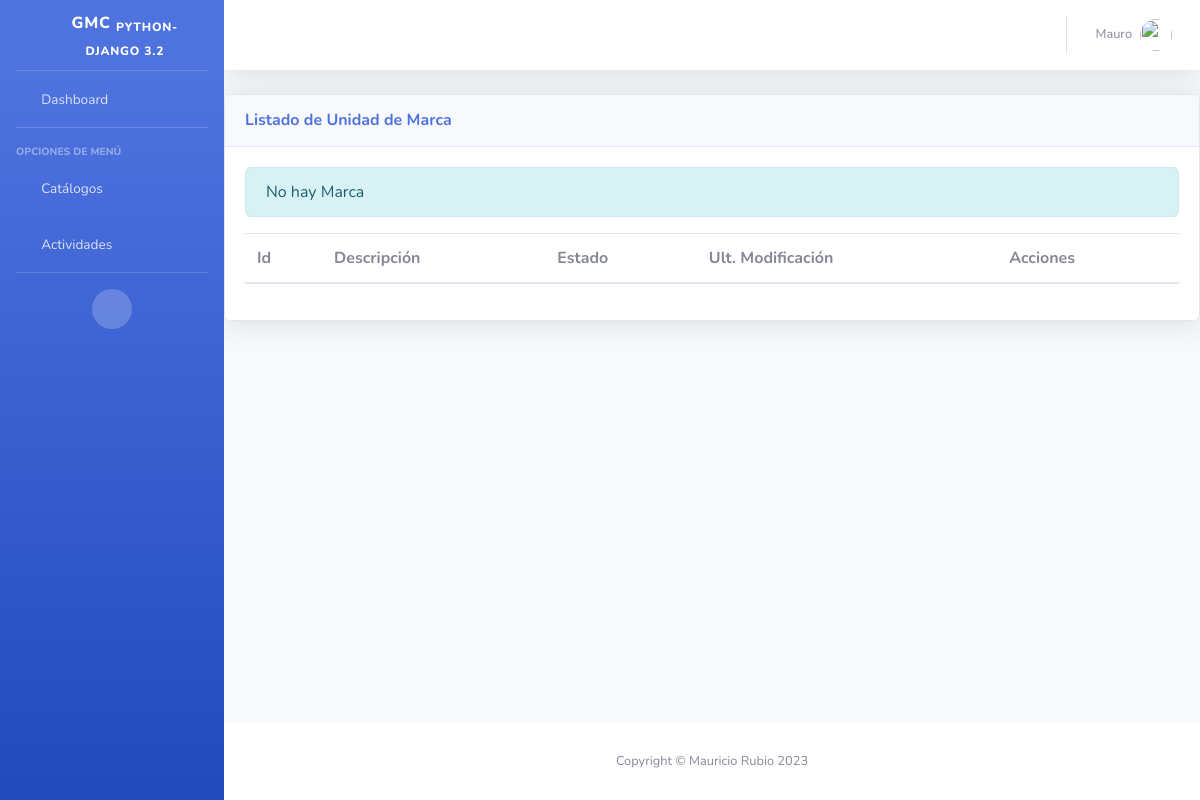
The app's page /inv/marcas/ (signed in), older data.
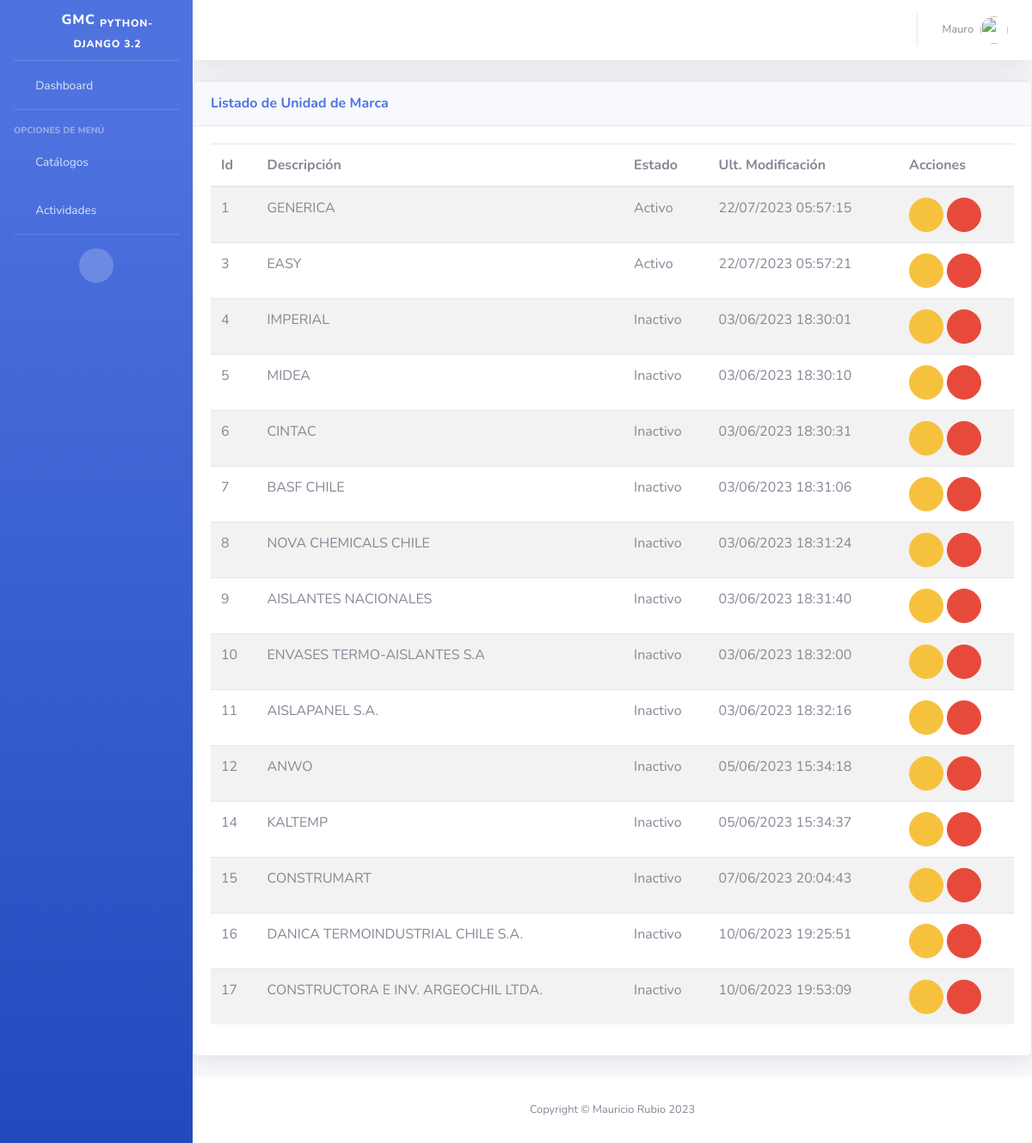
The same page, newer data.
### inv/models.py (models this page shows, shortened)
class Marca(ClaseModelo):
    descripcion = models.CharField(
        max_length=100,
        help_text='Descripción de la Marca',
        unique=True
    )
    class Meta:
        verbose_name_plural = "Marca"

### inv/views.py (the view)
# urls.py: path('marcas/',MarcaView.as_view(), name="marca_list"),
class MarcaView(SinPrivilegios,\
     generic.ListView):
    permission_required = "inv.view_marca"
    model = Marca
    template_name = "inv/marca_list.html"
    context_object_name = "obj"

### inv/templates/inv/marca_list.html (shortened to what this page needs)
{% extends 'base/base.html' %}
{% block page_content %}
<div class="card shadow mb-4">
  <div class="card-header py-3 d-flex flex-row align-items-center justify-content-between">
    <h6 class="m-0 font-weight-bold text-primary">Listado de Unidad de Marca</h6>
    <div class="dropdown no-arrow">
      <a class="dropdown-toggle" href="#" role="button" id="dropdownMenuLink" data-toggle="dropdown" aria-haspopup="true" aria-expanded="false">
        <i class="fas fa-ellipsis-v fa-sm fa-fw text-gray-400"></i>
      </a>
    </div>
  </div>
  <div class="card-body">
    {% if not obj %}
    <div class="alert alert-info">No hay Marca</div>
    {% endif %}
    <table class="table table-striped table-hover">
      <thead>
        <th>Id</th>
        <th>Descripción</th>
        <th>Estado</th>
        <th>Ult. Modificación</th>
        <th class="all">Acciones</th>
      </thead>
      <tbody>
        {% for item in obj%}
        <tr>
          <td>{{ item.id }}</td>
          <td>{{ item.descripcion }}</td>
          <td>{{item.estado|yesno:"Activo,Inactivo"}}</td>
          <td>{{ item.fm|date:"d/m/Y H:i:s"}}</td>
          <td>
            <a href="{% url 'inv:marca_edit' item.id %}" class="btn btn-warning btn-circle" role="button"><i class="far fa-edit"></i></a>
            <a href="{% url 'inv:marca_inactivar' item.id %}" class="btn btn-danger btn-circle" role="button"><i class="far fa-thumbs-down"></i></a>
          </td>
        </tr>
        {% endfor %}
      </tbody>
    </table>
  </div>
</div>
{% endblock %}

Row changes from the older to the newer data that the page shows:
added Marca: id "1", descripcion "GENERICA", estado "Activo", fm "22/07/2023 05:57:15"
added Marca: id "3", descripcion "EASY", estado "Activo", fm "22/07/2023 05:57:21"
added Marca: id "4", descripcion "IMPERIAL", estado "Inactivo", fm "03/06/2023 18:30:01"
added Marca: id "5", descripcion "MIDEA", estado "Inactivo", fm "03/06/2023 18:30:10"
added Marca: id "6", descripcion "CINTAC", estado "Inactivo", fm "03/06/2023 18:30:31"
added Marca: id "7", descripcion "BASF CHILE", estado "Inactivo", fm "03/06/2023 18:31:06"
added Marca: id "8", descripcion "NOVA CHEMICALS CHILE", estado "Inactivo", fm "03/06/2023 18:31:24"
added Marca: id "9", descripcion "AISLANTES NACIONALES", estado "Inactivo", fm "03/06/2023 18:31:40"
added Marca: id "10", descripcion "ENVASES TERMO-AISLANTES S.A", estado "Inactivo", fm "03/06/2023 18:32:00"
added Marca: id "11", descripcion "AISLAPANEL S.A.", estado "Inactivo", fm "03/06/2023 18:32:16"
added Marca: id "12", descripcion "ANWO", estado "Inactivo", fm "05/06/2023 15:34:18"
added Marca: id "14", descripcion "KALTEMP", estado "Inactivo", fm "05/06/2023 15:34:37"
added Marca: id "15", descripcion "CONSTRUMART", estado "Inactivo", fm "07/06/2023 20:04:43"
added Marca: id "16", descripcion "DANICA TERMOINDUSTRIAL CHILE S.A.", estado "Inactivo", fm "10/06/2023 19:25:51"
added Marca: id "17", descripcion "CONSTRUCTORA E INV. ARGEOCHIL LTDA.", estado "Inactivo", fm "10/06/2023 19:53:09"
Text that changed along with them:
text no longer shown: "No hay Marca"
